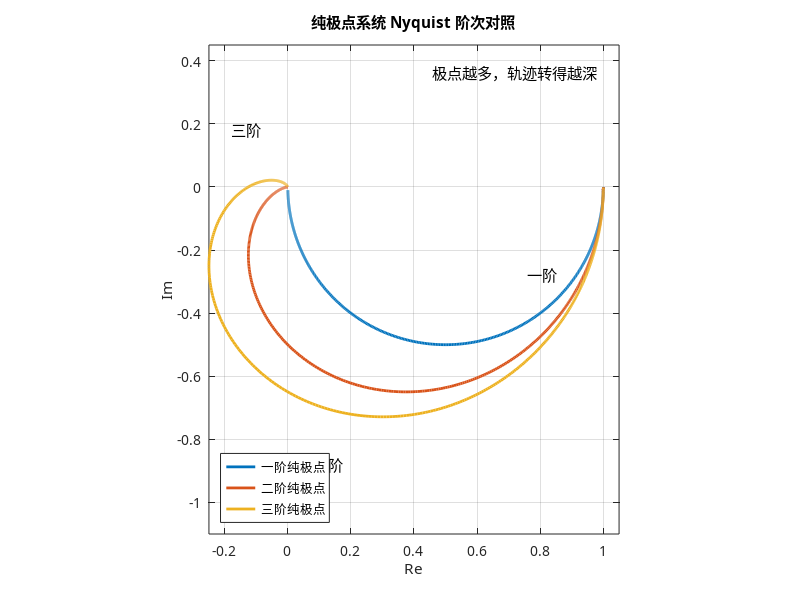

MATLAB code for this plot:
clear; close all; clc;
pkg load control;

set (0, 'defaultfigurevisible', 'off');
set (0, 'defaultaxesfontname', 'PingFang SC');
set (0, 'defaulttextfontname', 'PingFang SC');

[script_dir, ~, ~] = fileparts (mfilename ('fullpath'));
outdir = fullfile (script_dir, '..', 'processed');
if ~exist (outdir, 'dir')
  mkdir (outdir);
end

s = tf ('s');
w = logspace (-3, 2.3, 1200);
g1 = 1 / (0.5 * s + 1);
g2 = 1 / ((0.5 * s + 1) ^ 2);
g3 = 1 / ((0.5 * s + 1) ^ 3);

[re1, im1] = nyquist (g1, w); r1 = squeeze (re1) + 1i * squeeze (im1);
[re2, im2] = nyquist (g2, w); r2 = squeeze (re2) + 1i * squeeze (im2);
[re3, im3] = nyquist (g3, w); r3 = squeeze (re3) + 1i * squeeze (im3);

fig = figure ('position', [100, 100, 860, 720], 'color', 'w');
plot (real (r1), imag (r1), 'LineWidth', 2.0);
hold on;
plot (real (r2), imag (r2), 'LineWidth', 2.0);
plot (real (r3), imag (r3), 'LineWidth', 2.0);
grid on;
axis equal;
xlabel ('Re');
ylabel ('Im');
title ('纯极点系统 Nyquist 阶次对照');
xlim ([-0.25, 1.05]);
ylim ([-1.1, 0.45]);
legend ('一阶纯极点', '二阶纯极点', '三阶纯极点', 'Location', 'southwest');

text (0.76, -0.28, '一阶', 'FontSize', 11);
text (0.08, -0.88, '二阶', 'FontSize', 11);
text (-0.18, 0.18, '三阶', 'FontSize', 11);
text (0.46, 0.36, '极点越多，轨迹转得越深', 'FontSize', 11);

print (fig, fullfile (outdir, '2-4-fd-06-pure-pole-nyquist-comparison.svg'), '-dsvg');
